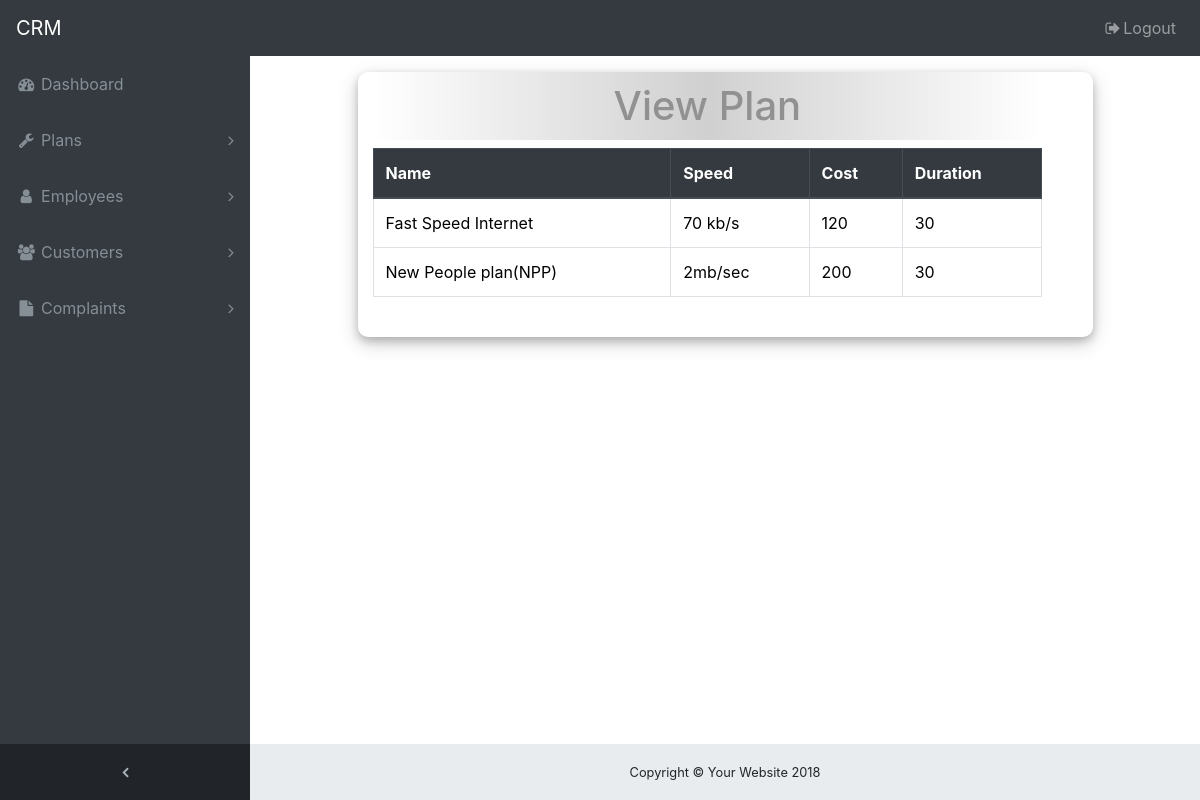
The page /pages/plan_view.php (signed in) on the database its author committed.
### tables this page shows
CREATE TABLE `plan` (
  `p_id` int(11) NOT NULL,
  `p_name` varchar(60) NOT NULL,
  `p_speed` varchar(50) NOT NULL,
  `p_cost` varchar(50) NOT NULL,
  `p_duration` varchar(50) NOT NULL
);

### pages/plan_view.php (the view, shortened to what this page needs)
<?php include ('header.php'); ?>
<?php include ('../includes/app.php');?>
<div class="row justify-content-center">
	<div class="col-sm-9  pb-4">
		<h3 class="text-center">View Plan</h3>
		<table class="table table-bordered table-hover">
			<thead class="thead-dark">
				<th>Name</th>
				<th>Speed</th>
				<th>Cost</th>
				<th>Duration</th>
			</thead>
			<tbody>
				<?php
				$sql = mysqli_query($con,'SELECT * from plan');
				while($row = mysqli_fetch_array($sql)){
					echo '
						<tr>
						  <td>'.$row['p_name'].'</td>
						  <td>'.$row['p_speed'].'</td>
						  <td>'.$row['p_cost'].'</td>
						  <td>'.$row['p_duration'].'</td>
						</tr>
					';
				}
				?>
			</tbody>
		</table>
	</div>
</div>
<?php include('../includes/footer.php');?>

### css/style.css (style rules this page uses)
html { position: relative; min-height: 100%; }
body { overflow-x: hidden; }
body.sticky-footer { margin-bottom: 56px; }
body.fixed-nav { padding-top: 56px; }

### css/custom.css (style rules this page uses)
.col-sm-9 { ackground-color: #e0e2e426 !important; border-radius: 10px; box-shadow: 0 4px 8px 0 rgba(0, 0, 0, 0.2), 0 6px 20px 0 rgba(0, 0, 0, 0.19); margin-bottom: 20px; }
tr { color: black; }
h3 { color: #919191; padding: 10px 0px 10px 0px; font-size: 40px; width: 95%; margin-right: 5%; background-image: linear-gradient(to right, #e1cbcb00,#97979773,#ffffff00); }
.col-sm-9 table { width: 95%;margin-right: 5%;color: white; }

### rows shown on the page
plan: p_name "Fast Speed Internet", p_speed "70 kb/s", p_cost "120", p_duration "30"
plan: p_name "New People plan(NPP)", p_speed "2mb/sec", p_cost "200", p_duration "30"
